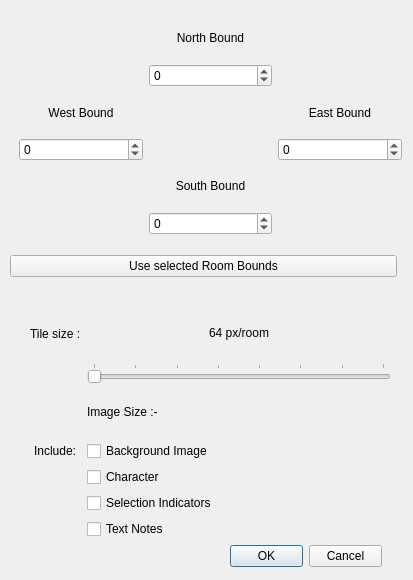
<?xml version="1.0" encoding="UTF-8"?>
<ui version="4.0">
 <class>ExportMapImageDialog</class>
 <widget class="QDialog" name="ExportMapImageDialog">
  <property name="geometry">
   <rect>
    <x>0</x>
    <y>0</y>
    <width>413</width>
    <height>580</height>
   </rect>
  </property>
  <property name="windowTitle">
   <string>Dialog</string>
  </property>
  <widget class="QWidget" name="gridLayoutWidget">
   <property name="geometry">
    <rect>
     <x>19</x>
     <y>19</y>
     <width>383</width>
     <height>216</height>
    </rect>
   </property>
   <layout class="QGridLayout" name="gridLayout">
    <item row="3" column="1">
     <widget class="QLabel" name="label_6">
      <property name="text">
       <string/>
      </property>
     </widget>
    </item>
    <item row="5" column="1">
     <widget class="QLabel" name="label">
      <property name="text">
       <string>&lt;html&gt;&lt;head/&gt;&lt;body&gt;&lt;p&gt;South Bound&lt;/p&gt;&lt;/body&gt;&lt;/html&gt;</string>
      </property>
      <property name="alignment">
       <set>Qt::AlignCenter</set>
      </property>
     </widget>
    </item>
    <item row="1" column="1">
     <widget class="QSpinBox" name="northSpinBox">
      <property name="minimum">
       <number>-9999</number>
      </property>
      <property name="maximum">
       <number>9999</number>
      </property>
     </widget>
    </item>
    <item row="0" column="1">
     <widget class="QLabel" name="label_3">
      <property name="text">
       <string>&lt;html&gt;&lt;head/&gt;&lt;body&gt;&lt;p&gt;North Bound&lt;/p&gt;&lt;/body&gt;&lt;/html&gt;</string>
      </property>
      <property name="alignment">
       <set>Qt::AlignCenter</set>
      </property>
     </widget>
    </item>
    <item row="6" column="1">
     <widget class="QSpinBox" name="southSpinBox">
      <property name="minimum">
       <number>-9999</number>
      </property>
      <property name="maximum">
       <number>9999</number>
      </property>
     </widget>
    </item>
    <item row="3" column="0">
     <widget class="QLabel" name="label_5">
      <property name="text">
       <string>West Bound</string>
      </property>
      <property name="alignment">
       <set>Qt::AlignCenter</set>
      </property>
     </widget>
    </item>
    <item row="3" column="3">
     <widget class="QLabel" name="label_2">
      <property name="text">
       <string>East Bound</string>
      </property>
      <property name="alignment">
       <set>Qt::AlignCenter</set>
      </property>
     </widget>
    </item>
    <item row="4" column="0">
     <widget class="QSpinBox" name="westSpinBox">
      <property name="minimum">
       <number>-9999</number>
      </property>
      <property name="maximum">
       <number>9999</number>
      </property>
     </widget>
    </item>
    <item row="4" column="3">
     <widget class="QSpinBox" name="eastSpinBox">
      <property name="minimum">
       <number>-99999</number>
      </property>
      <property name="maximum">
       <number>9999</number>
      </property>
     </widget>
    </item>
   </layout>
  </widget>
  <widget class="QWidget" name="gridLayoutWidget_2">
   <property name="geometry">
    <rect>
     <x>30</x>
     <y>310</y>
     <width>361</width>
     <height>229</height>
    </rect>
   </property>
   <layout class="QGridLayout" name="gridLayout_2">
    <item row="2" column="1">
     <widget class="QSlider" name="tileSizeSlider">
      <property name="minimum">
       <number>16</number>
      </property>
      <property name="maximum">
       <number>128</number>
      </property>
      <property name="pageStep">
       <number>16</number>
      </property>
      <property name="orientation">
       <enum>Qt::Horizontal</enum>
      </property>
      <property name="tickPosition">
       <enum>QSlider::TicksAbove</enum>
      </property>
      <property name="tickInterval">
       <number>16</number>
      </property>
     </widget>
    </item>
    <item row="1" column="0" alignment="Qt::AlignHCenter">
     <widget class="QLabel" name="label_9">
      <property name="text">
       <string>Tile size :</string>
      </property>
     </widget>
    </item>
    <item row="1" column="1" alignment="Qt::AlignHCenter">
     <widget class="QLabel" name="tileSizeLabel">
      <property name="text">
       <string>&lt;html&gt;&lt;head/&gt;&lt;body&gt;&lt;p&gt;64 px/room&lt;/p&gt;&lt;/body&gt;&lt;/html&gt;</string>
      </property>
     </widget>
    </item>
    <item row="3" column="1">
     <widget class="QLabel" name="imageSizeLabel">
      <property name="text">
       <string>Image Size :-</string>
      </property>
     </widget>
    </item>
    <item row="9" column="1">
     <widget class="QCheckBox" name="charactersCheckBox">
      <property name="text">
       <string>Character</string>
      </property>
     </widget>
    </item>
    <item row="10" column="1">
     <widget class="QCheckBox" name="selectionIndicatorsCheckBox">
      <property name="text">
       <string>Selection Indicators</string>
      </property>
      <property name="checked">
       <bool>false</bool>
      </property>
     </widget>
    </item>
    <item row="8" column="1">
     <widget class="QCheckBox" name="backgroundCheckBox">
      <property name="text">
       <string>Background Image</string>
      </property>
     </widget>
    </item>
    <item row="8" column="0" alignment="Qt::AlignHCenter">
     <widget class="QLabel" name="label_8">
      <property name="text">
       <string>Include:</string>
      </property>
     </widget>
    </item>
    <item row="11" column="1">
     <widget class="QCheckBox" name="markersCheckBox">
      <property name="text">
       <string>Text Notes</string>
      </property>
     </widget>
    </item>
   </layout>
  </widget>
  <widget class="QDialogButtonBox" name="buttonBox">
   <property name="geometry">
    <rect>
     <x>230</x>
     <y>540</y>
     <width>152</width>
     <height>32</height>
    </rect>
   </property>
   <property name="standardButtons">
    <set>QDialogButtonBox::Cancel|QDialogButtonBox::Ok</set>
   </property>
  </widget>
  <widget class="QWidget" name="horizontalLayoutWidget">
   <property name="geometry">
    <rect>
     <x>10</x>
     <y>250</y>
     <width>387</width>
     <height>32</height>
    </rect>
   </property>
   <layout class="QHBoxLayout" name="horizontalLayout">
    <item>
     <widget class="QPushButton" name="useSelectionButton">
      <property name="text">
       <string>Use selected Room Bounds</string>
      </property>
     </widget>
    </item>
   </layout>
  </widget>
 </widget>
 <resources/>
 <connections/>
</ui>
